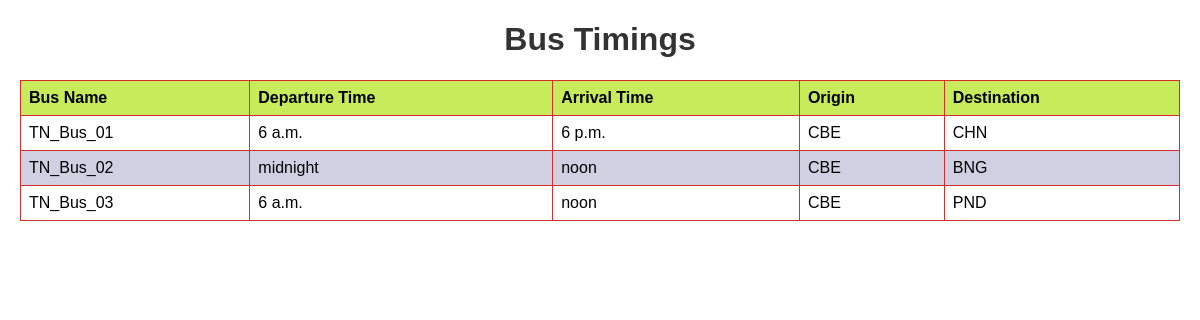
/bus-timings/, run on the app's committed database.
### bustimings/models.py (models this page shows, shortened)
class BusTiming(models.Model):
    bus_name = models.CharField(max_length=100)
    departure_time = models.TimeField()
    arrival_time = models.TimeField()
    origin = models.CharField(max_length=100)
    destination = models.CharField(max_length=100)

### bustimings/views.py (the view)
# urls.py: path('bus-timings/', views.bus_timings, name='bus_timings'),
def bus_timings(request):
    timings = BusTiming.objects.all()
    return render(request, 'bustimings/bus_timings.html', {'timings': timings})

### bustimings/templates/bustimings/bus_timings.html (shortened to what this page needs)
{% load static %}
<!DOCTYPE html>
<html lang="en">
<head>
    <link rel="stylesheet" href="{% static 'css/styles.css' %}">
</head>
<body>
    <h1 style="text-align: center">Bus Timings</h1>
    <table class="timings-table">
        <thead>
            <tr>
                <th>Bus Name</th>
                <th>Departure Time</th>
                <th>Arrival Time</th>
                <th>Origin</th>
                <th>Destination</th>
            </tr>
        </thead>
        <tbody>
            {% for timing in timings %}
            <tr>
                <td>{{ timing.bus_name }}</td>
                <td>{{ timing.departure_time }}</td>
                <td>{{ timing.arrival_time }}</td>
                <td>{{ timing.origin }}</td>
                <td>{{ timing.destination }}</td>
            </tr>
            {% endfor %}
        </tbody>
    </table>
</body>
</html>

### bustimings/static/css/styles.css (style rules this page uses)
body { font-family: Arial, sans-serif; margin: 20px; padding: 0; }
h1 { color: #333; }
.timings-table { width: 100%; border-collapse: collapse; }
.timings-table th, .timings-table td { border: 1px solid #d82d2d; padding: 8px; text-align: left; }
.timings-table th { background-color: #c7eb5b; }
.timings-table tr:nth-child(even) { background-color: hsl(237, 24%, 85%); }

### data on the page
BusTiming: bus_name "TN_Bus_01", departure_time "6 a.m.", arrival_time "6 p.m.", origin "CBE", destination "CHN"
BusTiming: bus_name "TN_Bus_02", departure_time "midnight", arrival_time "noon", origin "CBE", destination "BNG"
BusTiming: bus_name "TN_Bus_03", departure_time "6 a.m.", arrival_time "noon", origin "CBE", destination "PND"
